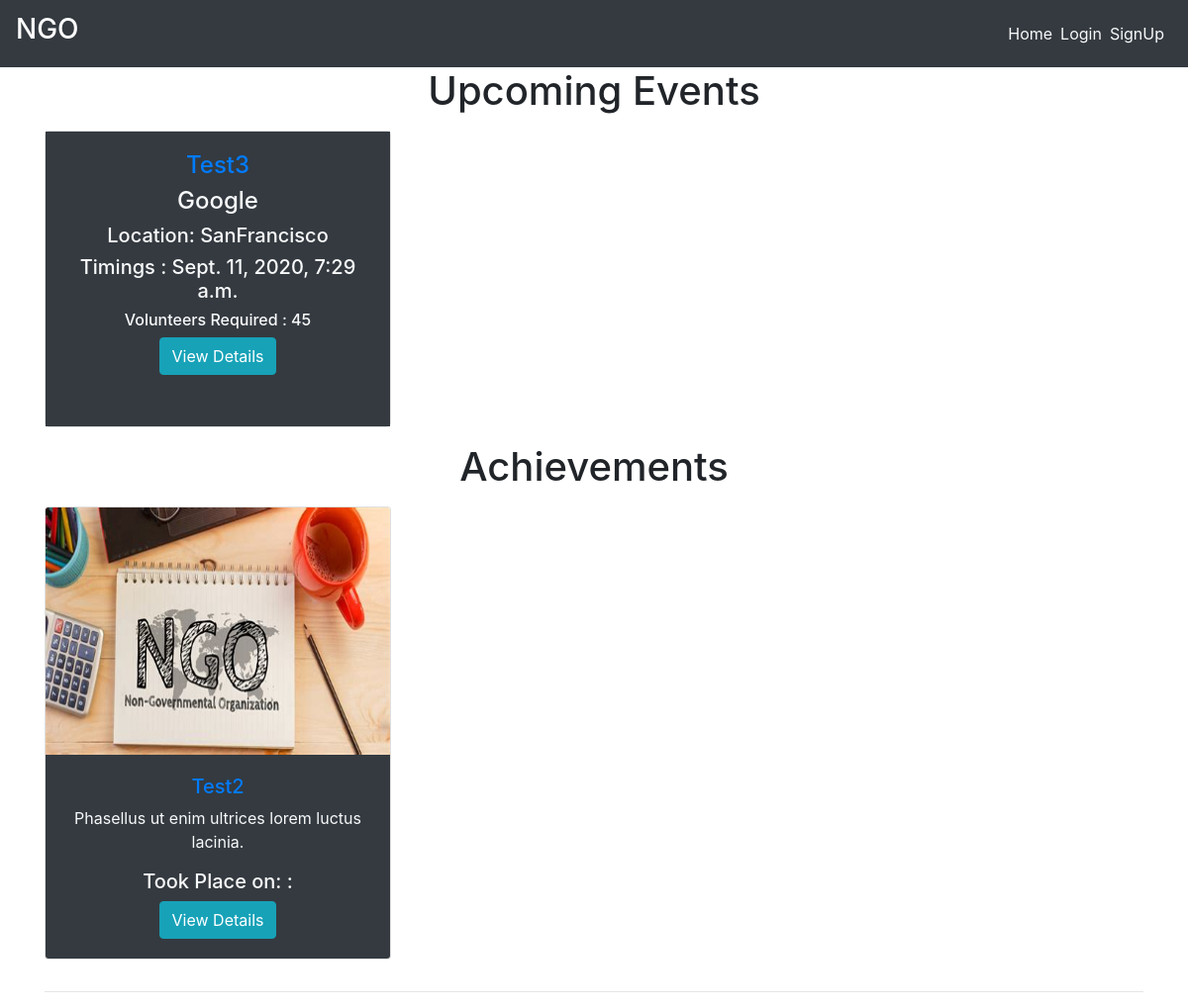
Before: / with the older database file.
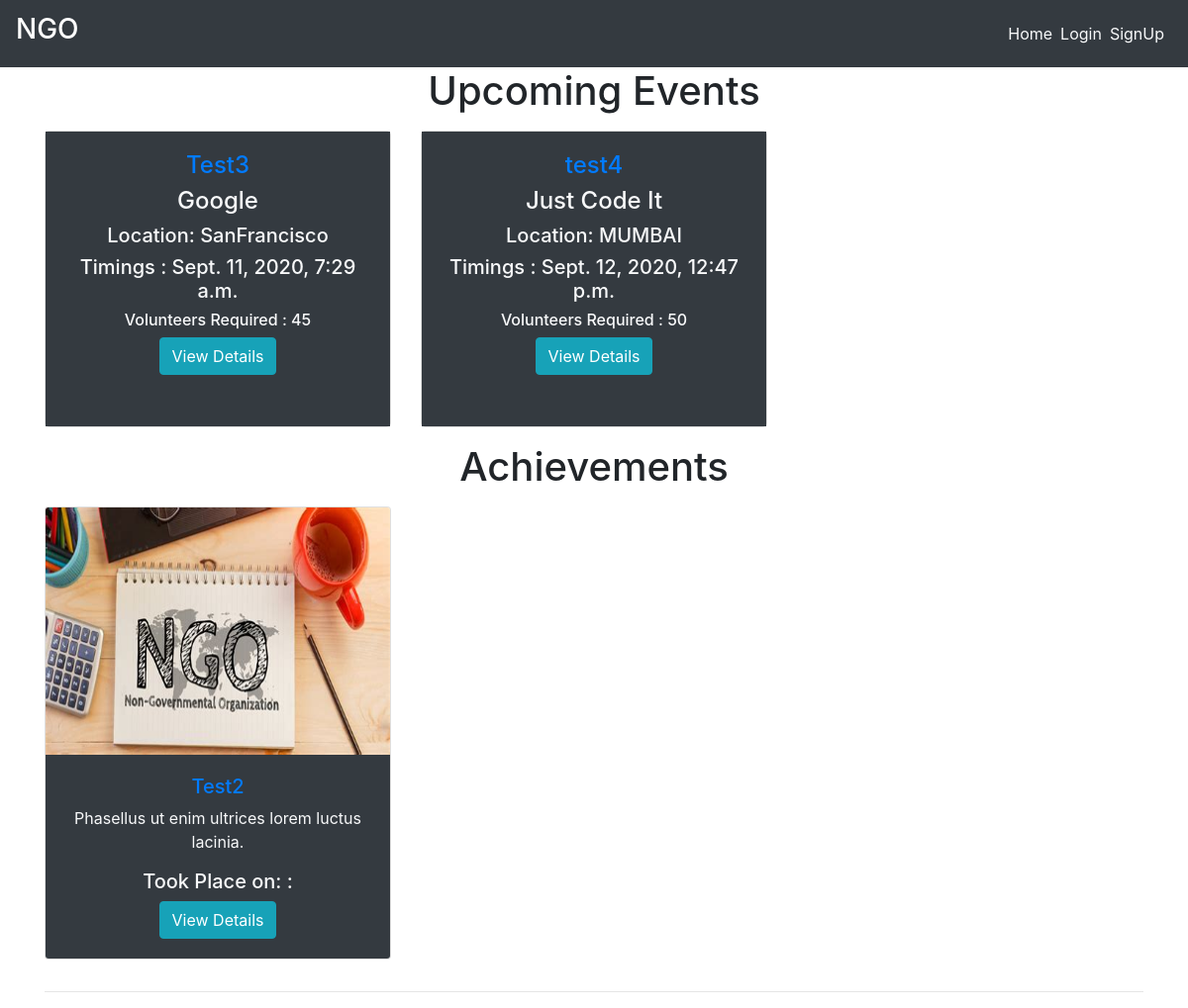
After: the same page with the newer database file.
### main/models.py (models this page shows, shortened)
class Event(models.Model):
    created_by = models.ForeignKey(settings.AUTH_USER_MODEL,related_name="event_creator", on_delete=models.CASCADE)
    volunteers = models.ManyToManyField(settings.AUTH_USER_MODEL,related_name="volunteers",blank=True)
    title = models.CharField(max_length=75)
    description = models.TextField()
    cause = models.CharField(max_length=100)
    location = models.CharField(max_length=150)
    volunteers_required = models.IntegerField(default=1)
    duration = models.CharField(max_length=20)
    event_timings = models.DateTimeField(default=timezone.now)
    is_complete = models.BooleanField(default=False)
    slug = models.SlugField(default="event_name")

class Achievement(models.Model):
    event = models.OneToOneField(Event,on_delete=models.CASCADE)
    details = models.TextField()
    impact_on_society = models.TextField()
    awards = models.TextField(blank=True)
    funds_used = models.FloatField()
    image1 = models.ImageField(default='default.png', upload_to='images/')
    image2 = models.ImageField(default='default.png', upload_to='images/')
    image3 = models.ImageField(default='default.png', upload_to='images/')

### main/views.py (the view)
# urls.py: 2. Add a URL to urlpatterns:  path('', views.home, name='home')
def home(request):
    upcoming_events = Event.objects.filter(is_complete=False)
    achievements = Achievement.objects.filter(event__is_complete=True)
    context = {
        'upcoming_events' : upcoming_events,
        'achievements' : achievements,
    }
    return render(request, 'main/home.html',context)

### main/templates/main/home.html
{% extends "main/layout.html" %}
{% block content %}
<div class="home">
    <div class="container">
      {% if upcoming_events %}
      <h1 class="text-center mb-3">Upcoming Events</h1>
      <div class="row">
        {% for event in upcoming_events %}
            <div class="col-sm-4">
                <div class="card mb-3" style="height: 300px; border-radius: 5px;">
                    <div class="card-body text-center bg-dark text-light">
                      <h4 class="text-center"><a href="{% url 'main:event-detail' event.slug %}">{{ event.title }} </a></h4>
                      <h4 class="text-center">{{ event.cause }}</h4>
                      <h5 class="text-center">Location: {{ event.location }}</h5>
                      <h5 class="text-center">Timings : {{ event.event_timings }}</h5>
                      <h6 class="text-center">Volunteers Required : {{ event.volunteers_required }}</h6>
                      <a href="{% url 'main:event-detail' event.slug %}" class="btn btn-info">View Details</a>
                    </div>
                </div>
            </div>
        {% endfor %}
      </div>
      {% endif %}
      {% if achievements %}
      <h1 class="text-center mb-3">Achievements</h1>
      <div class="row">
        {% for achievement in achievements %}
            <div class="col-sm-4">
              <div class="card mb-3" style="height: fit-content; overflow: auto;">
                <img src="{{ achievement.image1.url }}" style="height: 250px;">
                  <div class="card-body text-center text-light bg-dark">
                    <h5 class="text-center"><a href="#">{{ achievement.event.title }}</a></h5>
                    <p class="text-center">{{ achievement.event.cause }}</p>
                    <h5 class="text-center">Took Place on: {{ achievement.location }} : {{ achievement.event_timings }}</h5>
                    <a href="{% url 'main:achievement-detail' achievement.id %}" class="btn btn-info">View Details</a>
                  </div>
              </div>
            </div>
        {% endfor %}
      {% endif %}
    </div>
    <hr>
{% endblock %}

Changed rows visible on the page:
added Event: title "test4", cause "Just Code It", location "MUMBAI", event_timings "Sept. 12, 2020, 12:47 p.m.", volunteers_required "50"
